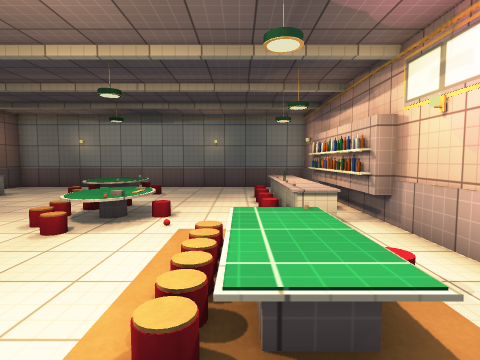
view 1 (above)

16 first-person views from a walk through a 3-D level made in the Unity game engine. The camera is 1.3 m above the floor, tilts 4° down and sees 80° across. The floor is counted in squares, 1 m on a side. Each view is taken from the middle of a square. On the plan, view 1 faces up. The plan holds only what a view shows up to about 13 squares ahead; the rest is blank. The player is left out. Surface patterns are stand-ins for the level's own textures.

view 2
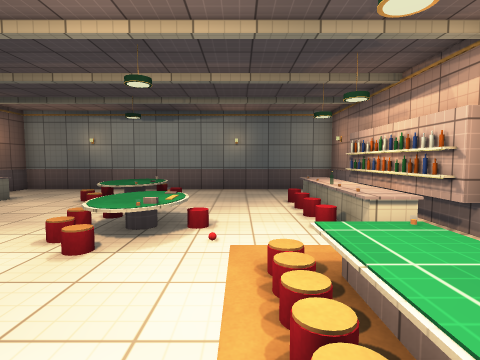

view 3
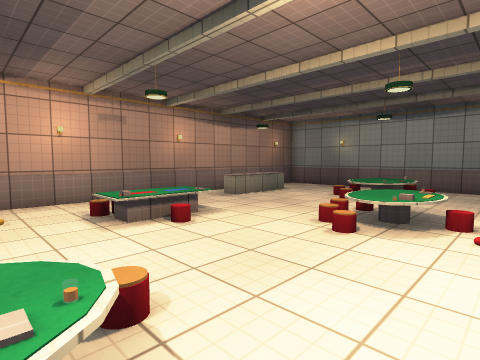

view 4
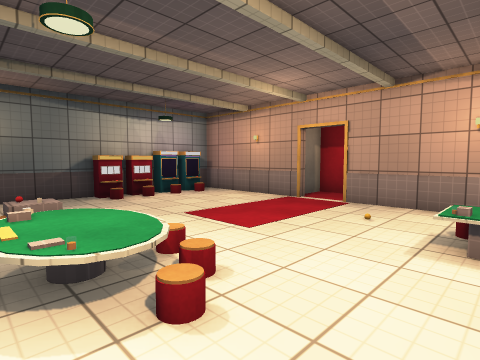

view 5
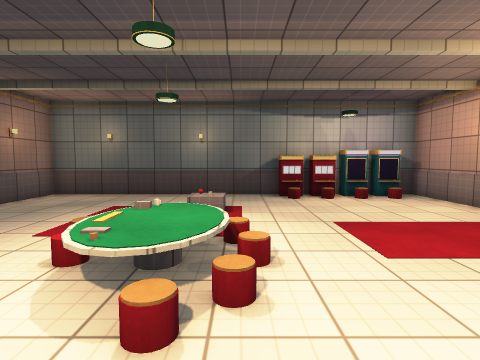

view 6
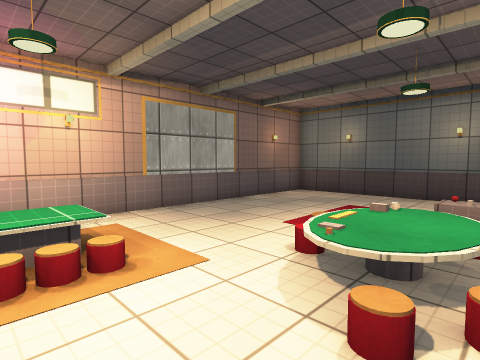

view 7
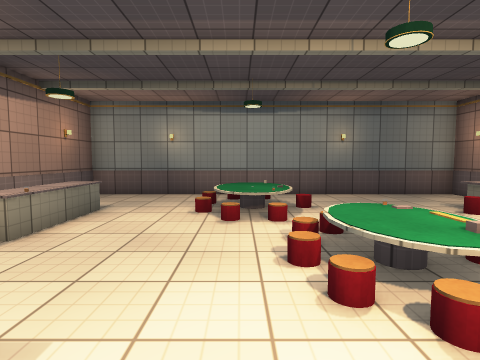

view 8
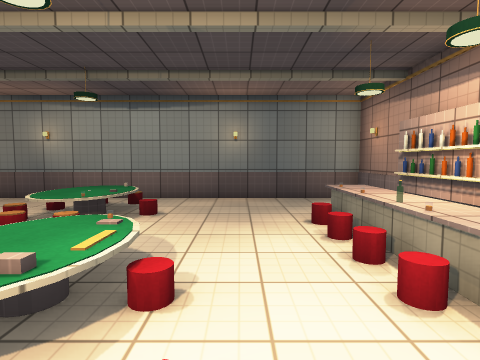

view 9
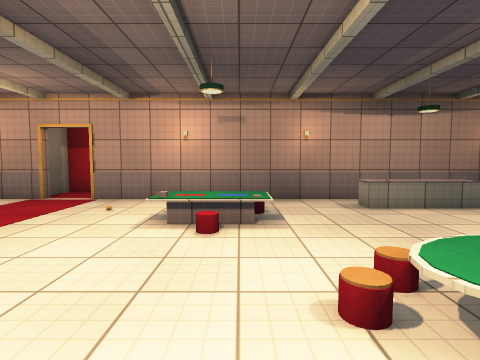

view 10
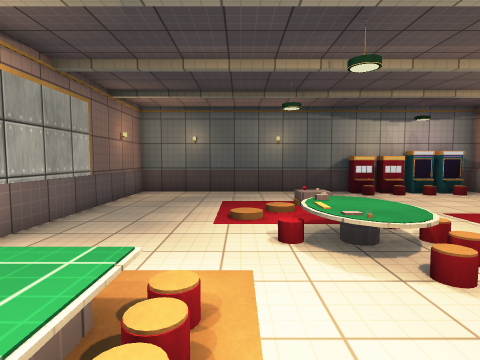

view 11
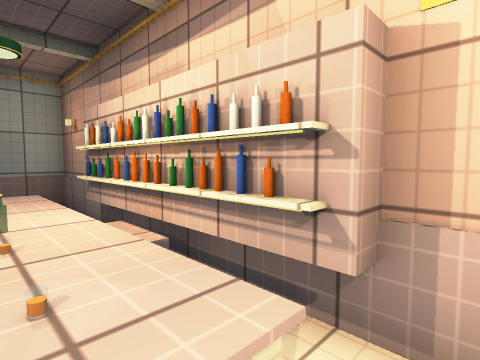

view 12
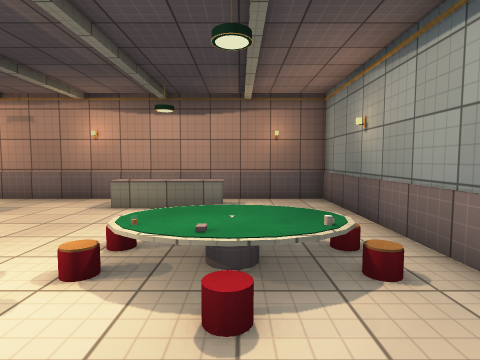

view 13
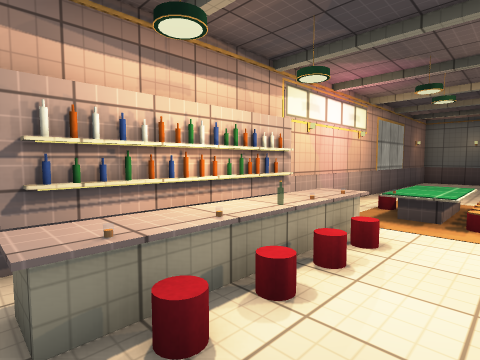

view 14
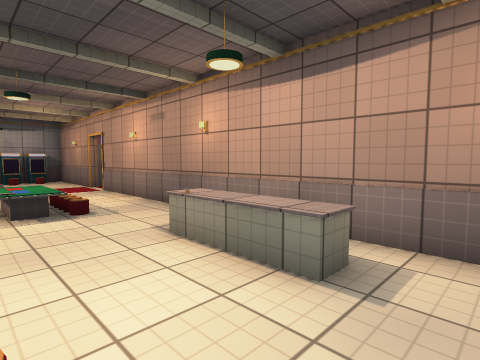

view 15
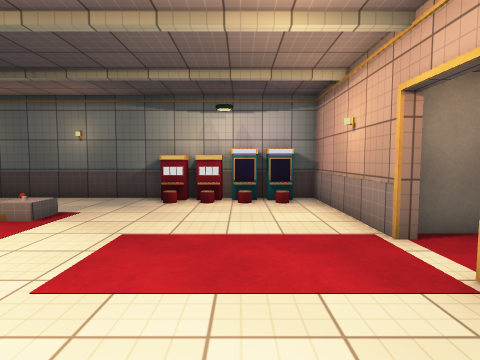

view 16
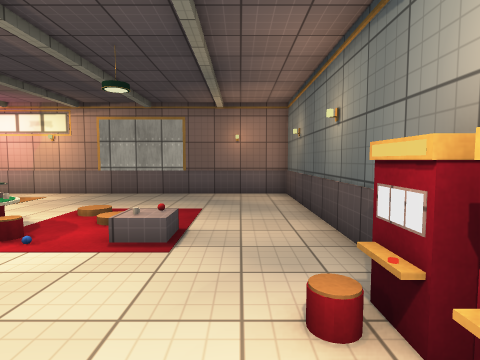

### Floor plan
Key: @ floor where view 1 was taken; # wall or solid block; x gap in a wall; . main floor; : floor 0.5 m higher than the main floor; / step, stairs or slope; = window, fence, low wall or low ledge; ^ raised ledge; O other object.
Columns run from 13 left of view 1 to 3 right of it. Each row starts with its distance up from view 1.
 14   ###############
 13   #.............#
 12   #.....OO......#
 11   #....OOO.....x#
 10   #.O...OO....^^O
  9   # O.........^=O
  8   #.O.....=... OO
  7   #......=O=..^=O
  6   #......=O=..^^O
  5   #.......O.....#
  4   #../:......^O.#
  3   #../:/.....^^.#
  2   #..//......^^.#
  1   #.......=.....#
  0   #......==..@..#
 -1   .......O#.....#
 -2 O ........=.....#
 -3 OO#.......   ...#
 -4   #.......   ...#
 -5   #.............#
 -6   #.............#
 -7   #OOOOO........#
 -8   ###############

Where each view was taken, in squares from view 1:
view 1: 0 up, 0 right, facing up
view 2: 1 up, 1 left, facing up
view 3: 0 up, 1 left, facing up-left
view 4: 3 up, 2 left, facing down-left
view 5: 3 up, 4 left, facing down
view 6: 3 up, 4 left, facing down-right
view 7: 3 up, 5 left, facing up
view 8: 4 up, 1 left, facing up
view 9: 4 up, 1 left, facing left
view 10: 4 up, 1 left, facing down
view 11: 5 up, 1 right, facing up-right
view 12: 11 up, 1 left, facing left
view 13: 11 up, 1 left, facing down-right
view 14: 12 up, 6 left, facing down-left
view 15: 2 up, 8 left, facing down
view 16: 6 down, 8 left, facing right
